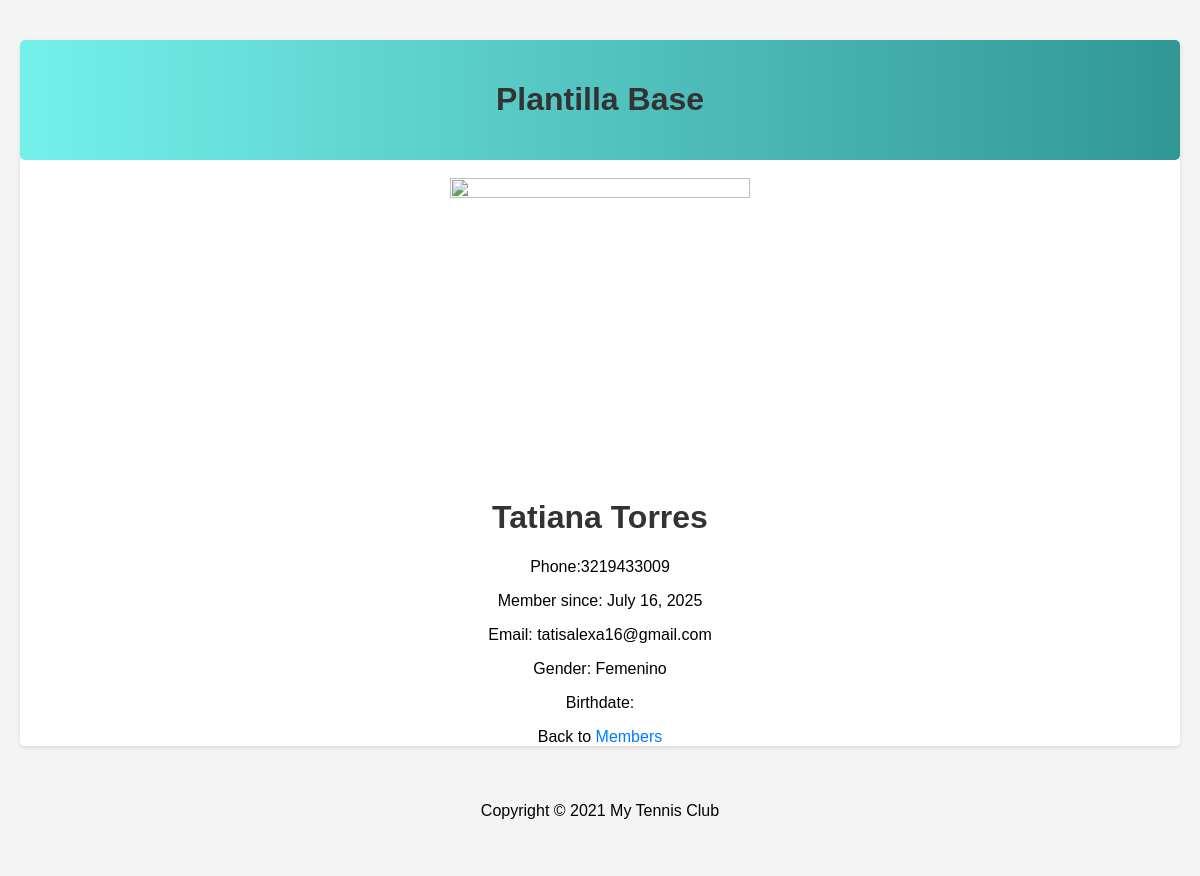
The app's page /members/details/1 with its own data.
### members/models.py (models this page shows, shortened)
class Member(models.Model):
    firstname = models.CharField(max_length=255)
    lastname = models.CharField(max_length=255)
    phone = models.IntegerField(null=True)
    joined_date = models.DateField(null=True)
    gender = models.CharField(max_length=255, null=True)
    birth_date = models.DateField(null=True)
    email = models.EmailField(max_length=255, null=True)

### members/views.py (the view)
# urls.py: path('members/details/<int:id>', views.details, name='details'),
def details(request, id):
    mymember = Member.objects.get(id=id)
    template = loader.get_template('details.html')
    context = {
        'mymember': mymember,
    }
    return HttpResponse(template.render(context, request))

### members/templates/details.html (shortened to what this page needs)
        {% extends "master.html" %}
        {% block content %}
        <h1>{{ mymember.firstname }} {{ mymember.lastname }}</h1>
        <p>Phone:{{ mymember.phone }}</p>
        <p>Member since: {{ mymember.joined_date }}</p>
        <p>Email: {{ mymember.email }}</p>
        <p>Gender: {{ mymember.gender }}</p>
        <p>Birthdate: {{ mymember.birthdate }}</p>
        <p>Back to <a href="/members">Members</a></p>
        {% endblock %}

### members/templates/master.html (style rules this page uses)
body { font-family: Arial, sans-serif; background-color: #f4f4f4; margin: 0; padding: 20px; }
h1 { color: #333; text-align: center; }
a { text-decoration: none; color: #007BFF; }

### records on screen
Member: firstname "Tatiana", lastname "Torres", phone "3219433009", joined_date "July 16, 2025", email "tatisalexa16@gmail.com", gender "Femenino"
